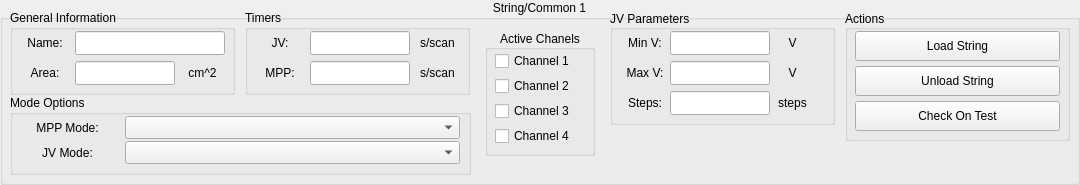
              <widget class="QGroupBox" name="String_1">
               <property name="minimumSize">
                <size>
                 <width>1080</width>
                 <height>185</height>
                </size>
               </property>
               <property name="title">
                <string>String/Common 1</string>
               </property>
               <property name="alignment">
                <set>Qt::AlignHCenter|Qt::AlignTop</set>
               </property>
               <property name="flat">
                <bool>true</bool>
               </property>
               <widget class="QGroupBox" name="GeneralInfo_1">
                <property name="geometry">
                 <rect>
                  <x>10</x>
                  <y>10</y>
                  <width>225</width>
                  <height>85</height>
                 </rect>
                </property>
                <property name="title">
                 <string>General Information</string>
                </property>
                <widget class="QLineEdit" name="NameInput_1">
                 <property name="geometry">
                  <rect>
                   <x>65</x>
                   <y>21</y>
                   <width>150</width>
                   <height>24</height>
                  </rect>
                 </property>
                 <property name="inputMask">
                  <string/>
                 </property>
                 <property name="text">
                  <string/>
                 </property>
                </widget>
                <widget class="QLabel" name="NameLabel_1">
                 <property name="geometry">
                  <rect>
                   <x>10</x>
                   <y>21</y>
                   <width>50</width>
                   <height>24</height>
                  </rect>
                 </property>
                 <property name="minimumSize">
                  <size>
                   <width>38</width>
                   <height>0</height>
                  </size>
                 </property>
                 <property name="maximumSize">
                  <size>
                   <width>16777215</width>
                   <height>16777215</height>
                  </size>
                 </property>
                 <property name="text">
                  <string>Name:</string>
                 </property>
                 <property name="alignment">
                  <set>Qt::AlignCenter</set>
                 </property>
                </widget>
                <widget class="QLabel" name="AreaLabel_1">
                 <property name="geometry">
                  <rect>
                   <x>10</x>
                   <y>51</y>
                   <width>50</width>
                   <height>24</height>
                  </rect>
                 </property>
                 <property name="text">
                  <string>Area:</string>
                 </property>
                 <property name="alignment">
                  <set>Qt::AlignCenter</set>
                 </property>
                </widget>
                <widget class="QLineEdit" name="AreaInput_1">
                 <property name="geometry">
                  <rect>
                   <x>65</x>
                   <y>51</y>
                   <width>100</width>
                   <height>24</height>
                  </rect>
                 </property>
                 <property name="inputMask">
                  <string/>
                 </property>
                 <property name="text">
                  <string/>
                 </property>
                </widget>
                <widget class="QLabel" name="AreaUnits_1">
                 <property name="geometry">
                  <rect>
                   <x>170</x>
                   <y>51</y>
                   <width>45</width>
                   <height>24</height>
                  </rect>
                 </property>
                 <property name="text">
                  <string>cm^2</string>
                 </property>
                 <property name="alignment">
                  <set>Qt::AlignCenter</set>
                 </property>
                </widget>
               </widget>
               <widget class="QGroupBox" name="JVBox_1">
                <property name="geometry">
                 <rect>
                  <x>610</x>
                  <y>10</y>
                  <width>225</width>
                  <height>115</height>
                 </rect>
                </property>
                <property name="title">
                 <string>JV Parameters</string>
                </property>
                <property name="alignment">
                 <set>Qt::AlignLeading|Qt::AlignLeft|Qt::AlignVCenter</set>
                </property>
                <widget class="QLabel" name="VmaxLabel_1">
                 <property name="geometry">
                  <rect>
                   <x>10</x>
                   <y>51</y>
                   <width>50</width>
                   <height>24</height>
                  </rect>
                 </property>
                 <property name="text">
                  <string>Max V:</string>
                 </property>
                 <property name="alignment">
                  <set>Qt::AlignCenter</set>
                 </property>
                </widget>
                <widget class="QLineEdit" name="VmaxInput_1">
                 <property name="geometry">
                  <rect>
                   <x>60</x>
                   <y>51</y>
                   <width>100</width>
                   <height>24</height>
                  </rect>
                 </property>
                 <property name="inputMask">
                  <string/>
                 </property>
                 <property name="text">
                  <string/>
                 </property>
                </widget>
                <widget class="QLabel" name="VmaxUnits_1">
                 <property name="geometry">
                  <rect>
                   <x>165</x>
                   <y>51</y>
                   <width>35</width>
                   <height>24</height>
                  </rect>
                 </property>
                 <property name="text">
                  <string>V</string>
                 </property>
                 <property name="alignment">
                  <set>Qt::AlignCenter</set>
                 </property>
                </widget>
                <widget class="QLineEdit" name="VstepsInput_1">
                 <property name="geometry">
                  <rect>
                   <x>60</x>
                   <y>81</y>
                   <width>100</width>
                   <height>24</height>
                  </rect>
                 </property>
                 <property name="inputMask">
                  <string/>
                 </property>
                 <property name="text">
                  <string/>
                 </property>
                </widget>
                <widget class="QLabel" name="Vstepsabel_1">
                 <property name="geometry">
                  <rect>
                   <x>10</x>
                   <y>81</y>
                   <width>50</width>
                   <height>24</height>
                  </rect>
                 </property>
                 <property name="text">
                  <string>Steps:</string>
                 </property>
                 <property name="alignment">
                  <set>Qt::AlignCenter</set>
                 </property>
                </widget>
                <widget class="QLabel" name="VstepsUnits_1">
                 <property name="enabled">
                  <bool>true</bool>
                 </property>
                 <property name="geometry">
                  <rect>
                   <x>165</x>
                   <y>81</y>
                   <width>35</width>
                   <height>24</height>
                  </rect>
                 </property>
                 <property name="text">
                  <string>steps</string>
                 </property>
                 <property name="alignment">
                  <set>Qt::AlignCenter</set>
                 </property>
                </widget>
                <widget class="QLabel" name="VminLabel_1">
                 <property name="geometry">
                  <rect>
                   <x>10</x>
                   <y>21</y>
                   <width>50</width>
                   <height>24</height>
                  </rect>
                 </property>
                 <property name="text">
                  <string>Min V:</string>
                 </property>
                 <property name="alignment">
                  <set>Qt::AlignCenter</set>
                 </property>
                </widget>
                <widget class="QLineEdit" name="VminInput_1">
                 <property name="geometry">
                  <rect>
                   <x>60</x>
                   <y>21</y>
                   <width>100</width>
                   <height>24</height>
                  </rect>
                 </property>
                 <property name="inputMask">
                  <string/>
                 </property>
                 <property name="text">
                  <string/>
                 </property>
                </widget>
                <widget class="QLabel" name="VminUnits_1">
                 <property name="geometry">
                  <rect>
                   <x>165</x>
                   <y>21</y>
                   <width>35</width>
                   <height>24</height>
                  </rect>
                 </property>
                 <property name="text">
                  <string>V</string>
                 </property>
                 <property name="alignment">
                  <set>Qt::AlignCenter</set>
                 </property>
                </widget>
               </widget>
               <widget class="QGroupBox" name="TimerBox_1">
                <property name="geometry">
                 <rect>
                  <x>245</x>
                  <y>10</y>
                  <width>225</width>
                  <height>85</height>
                 </rect>
                </property>
                <property name="title">
                 <string>Timers</string>
                </property>
                <widget class="QLabel" name="MPPFrequencyLabel_1">
                 <property name="geometry">
                  <rect>
                   <x>10</x>
                   <y>51</y>
                   <width>50</width>
                   <height>24</height>
                  </rect>
                 </property>
                 <property name="text">
                  <string>MPP:</string>
                 </property>
                 <property name="alignment">
                  <set>Qt::AlignCenter</set>
                 </property>
                </widget>
                <widget class="QLineEdit" name="MPPFrequencyInput_1">
                 <property name="geometry">
                  <rect>
                   <x>65</x>
                   <y>51</y>
                   <width>100</width>
                   <height>24</height>
                  </rect>
                 </property>
                 <property name="inputMask">
                  <string/>
                 </property>
                 <property name="text">
                  <string/>
                 </property>
                </widget>
                <widget class="QLabel" name="MPPFrequencyUnits_1">
                 <property name="geometry">
                  <rect>
                   <x>170</x>
                   <y>51</y>
                   <width>45</width>
                   <height>24</height>
                  </rect>
                 </property>
                 <property name="text">
                  <string>s/scan</string>
                 </property>
                 <property name="alignment">
                  <set>Qt::AlignCenter</set>
                 </property>
                </widget>
                <widget class="QLabel" name="JVFrequencyLabel_1">
                 <property name="geometry">
                  <rect>
                   <x>10</x>
                   <y>21</y>
                   <width>50</width>
                   <height>24</height>
                  </rect>
                 </property>
                 <property name="text">
                  <string>JV:</string>
                 </property>
                 <property name="alignment">
                  <set>Qt::AlignCenter</set>
                 </property>
                </widget>
                <widget class="QLineEdit" name="JVFrequencyInput_1">
                 <property name="geometry">
                  <rect>
                   <x>65</x>
                   <y>21</y>
                   <width>100</width>
                   <height>24</height>
                  </rect>
                 </property>
                 <property name="inputMask">
                  <string/>
                 </property>
                 <property name="text">
                  <string/>
                 </property>
                </widget>
                <widget class="QLabel" name="JVFrequencyUnits_1">
                 <property name="geometry">
                  <rect>
                   <x>170</x>
                   <y>21</y>
                   <width>45</width>
                   <height>24</height>
                  </rect>
                 </property>
                 <property name="text">
                  <string>s/scan</string>
                 </property>
                 <property name="alignment">
                  <set>Qt::AlignCenter</set>
                 </property>
                </widget>
               </widget>
               <widget class="QGroupBox" name="ActionBox_1">
                <property name="geometry">
                 <rect>
                  <x>845</x>
                  <y>10</y>
                  <width>225</width>
                  <height>131</height>
                 </rect>
                </property>
                <property name="title">
                 <string>Actions</string>
                </property>
                <property name="alignment">
                 <set>Qt::AlignLeading|Qt::AlignLeft|Qt::AlignVCenter</set>
                </property>
                <widget class="QPushButton" name="LoadButton_1">
                 <property name="geometry">
                  <rect>
                   <x>10</x>
                   <y>21</y>
                   <width>205</width>
                   <height>30</height>
                  </rect>
                 </property>
                 <property name="text">
                  <string>Load String</string>
                 </property>
                 <property name="autoDefault">
                  <bool>false</bool>
                 </property>
                </widget>
                <widget class="QPushButton" name="UnLoadButton_1">
                 <property name="geometry">
                  <rect>
                   <x>10</x>
                   <y>56</y>
                   <width>205</width>
                   <height>30</height>
                  </rect>
                 </property>
                 <property name="text">
                  <string>Unload String</string>
                 </property>
                </widget>
                <widget class="QPushButton" name="CheckTestButton_1">
                 <property name="geometry">
                  <rect>
                   <x>10</x>
                   <y>91</y>
                   <width>205</width>
                   <height>30</height>
                  </rect>
                 </property>
                 <property name="text">
                  <string>Check On Test</string>
                 </property>
                </widget>
               </widget>
               <widget class="QGroupBox" name="ChannelBox_1">
                <property name="geometry">
                 <rect>
                  <x>485</x>
                  <y>30</y>
                  <width>110</width>
                  <height>126</height>
                 </rect>
                </property>
                <property name="title">
                 <string>Active Chanels</string>
                </property>
                <property name="alignment">
                 <set>Qt::AlignCenter</set>
                </property>
                <widget class="QCheckBox" name="checkBox_1">
                 <property name="geometry">
                  <rect>
                   <x>10</x>
                   <y>21</y>
                   <width>90</width>
                   <height>20</height>
                  </rect>
                 </property>
                 <property name="text">
                  <string>Channel 1</string>
                 </property>
                </widget>
                <widget class="QCheckBox" name="checkBox_2">
                 <property name="geometry">
                  <rect>
                   <x>10</x>
                   <y>46</y>
                   <width>90</width>
                   <height>20</height>
                  </rect>
                 </property>
                 <property name="text">
                  <string>Channel 2</string>
                 </property>
                </widget>
                <widget class="QCheckBox" name="checkBox_3">
                 <property name="geometry">
                  <rect>
                   <x>10</x>
                   <y>71</y>
                   <width>90</width>
                   <height>20</height>
                  </rect>
                 </property>
                 <property name="text">
                  <string>Channel 3</string>
                 </property>
                </widget>
                <widget class="QCheckBox" name="checkBox_4">
                 <property name="geometry">
                  <rect>
                   <x>10</x>
                   <y>96</y>
                   <width>90</width>
                   <height>20</height>
                  </rect>
                 </property>
                 <property name="text">
                  <string>Channel 4</string>
                 </property>
                </widget>
               </widget>
               <widget class="QGroupBox" name="ModeBox_1">
                <property name="geometry">
                 <rect>
                  <x>10</x>
                  <y>95</y>
                  <width>461</width>
                  <height>80</height>
                 </rect>
                </property>
                <property name="title">
                 <string>Mode Options</string>
                </property>
                <widget class="QComboBox" name="MPPModeBox_1">
                 <property name="geometry">
                  <rect>
                   <x>115</x>
                   <y>21</y>
                   <width>335</width>
                   <height>23</height>
                  </rect>
                 </property>
                </widget>
                <widget class="QComboBox" name="JVModeBox_1">
                 <property name="geometry">
                  <rect>
                   <x>115</x>
                   <y>46</y>
                   <width>335</width>
                   <height>23</height>
                  </rect>
                 </property>
                </widget>
                <widget class="QLabel" name="MPPModeLabel_1">
                 <property name="geometry">
                  <rect>
                   <x>10</x>
                   <y>20</y>
                   <width>95</width>
                   <height>25</height>
                  </rect>
                 </property>
                 <property name="minimumSize">
                  <size>
                   <width>38</width>
                   <height>0</height>
                  </size>
                 </property>
                 <property name="maximumSize">
                  <size>
                   <width>16777215</width>
                   <height>16777215</height>
                  </size>
                 </property>
                 <property name="text">
                  <string>MPP Mode:</string>
                 </property>
                 <property name="alignment">
                  <set>Qt::AlignCenter</set>
                 </property>
                </widget>
                <widget class="QLabel" name="JVModeLabel_1">
                 <property name="geometry">
                  <rect>
                   <x>10</x>
                   <y>45</y>
                   <width>95</width>
                   <height>25</height>
                  </rect>
                 </property>
                 <property name="minimumSize">
                  <size>
                   <width>38</width>
                   <height>0</height>
                  </size>
                 </property>
                 <property name="maximumSize">
                  <size>
                   <width>16777215</width>
                   <height>16777215</height>
                  </size>
                 </property>
                 <property name="text">
                  <string>JV Mode:</string>
                 </property>
                 <property name="alignment">
                  <set>Qt::AlignCenter</set>
                 </property>
                </widget>
               </widget>
              </widget>
